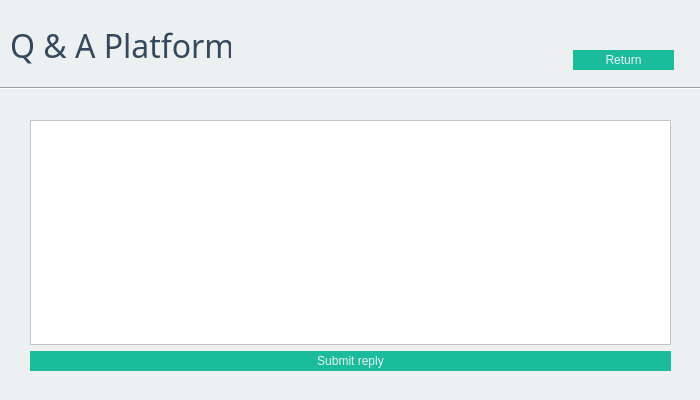
<?xml version="1.0" encoding="UTF-8"?>
<ui version="4.0">
 <class>addReplyPage</class>
 <widget class="QDialog" name="addReplyPage">
  <property name="geometry">
   <rect>
    <x>0</x>
    <y>0</y>
    <width>700</width>
    <height>400</height>
   </rect>
  </property>
  <property name="minimumSize">
   <size>
    <width>700</width>
    <height>400</height>
   </size>
  </property>
  <property name="maximumSize">
   <size>
    <width>700</width>
    <height>400</height>
   </size>
  </property>
  <property name="windowTitle">
   <string>Add new reply - Q &amp; A Platform NCIBI Ali &amp; OUERGHI FIRAS</string>
  </property>
  <property name="windowIcon">
   <iconset>
    <normaloff>../../../Downloads/speech-bubble.png</normaloff>../../../Downloads/speech-bubble.png</iconset>
  </property>
  <property name="styleSheet">
   <string notr="true">QToolTip
{
     border: 1px solid black;
     background-color: #ffa02f;
     padding: 1px;
     border-radius: 3px;
     opacity: 100;
}

QWidget
{
    color:#34495e;
    background-color:#ecf0f1;
}

QWidget:item:hover
{
    background-color: QLinearGradient( x1: 0, y1: 0, x2: 0, y2: 1, stop: 0 #ffa02f, stop: 1 #ca0619);
    color: #000000;
}

QWidget:item:selected
{
    background-color: QLinearGradient( x1: 0, y1: 0, x2: 0, y2: 1, stop: 0 #ffa02f, stop: 1 #d7801a);
}

QMenuBar::item
{
    background: transparent;
}

QMenuBar::item:selected
{
    background: transparent;
    border: 1px solid #ffaa00;
}

QMenuBar::item:pressed
{
    background: #444;
    border: 1px solid #000;
    background-color: QLinearGradient(
        x1:0, y1:0,
        x2:0, y2:1,
        stop:1 #212121,
        stop:0.4 #343434/*,
        stop:0.2 #343434,
        stop:0.1 #ffaa00*/
    );
    margin-bottom:-1px;
    padding-bottom:1px;
}

QMenu
{
    border: 1px solid #000;
}

QMenu::item
{
    padding: 2px 20px 2px 20px;
}

QMenu::item:selected
{
    color: #000000;
}

QWidget:disabled
{
    color: #404040;
    background-color: #323232;
}

QAbstractItemView
{
    background-color: QLinearGradient( x1: 0, y1: 0, x2: 0, y2: 1, stop: 0 #4d4d4d, stop: 0.1 #646464, stop: 1 #5d5d5d);
}

QWidget:focus
{
    /*border: 2px solid QLinearGradient( x1: 0, y1: 0, x2: 0, y2: 1, stop: 0 #ffa02f, stop: 1 #d7801a);*/
}

QLineEdit
{
    background-color: QLinearGradient( x1: 0, y1: 0, x2: 0, y2: 1, stop: 0 #4d4d4d, stop: 0 #646464, stop: 1 #5d5d5d);
    padding: 1px;
    border-style: solid;
    border: 1px solid #1e1e1e;
    border-radius: 5;
}

QPushButton
{
    color: #ecf0f1;
    background-color: #1abc9c;
    border-color: #1e1e1e;
    border-style: solid;
    padding: 3px;
    font-size: 12px;
    padding-left: 5px;
    padding-right: 5px;
}

QPushButton:pressed
{
    background-color: QLinearGradient( x1: 0, y1: 0, x2: 0, y2: 1, stop: 0 #2d2d2d, stop: 0.1 #2b2b2b, stop: 0.5 #292929, stop: 0.9 #282828, stop: 1 #252525);
}

QComboBox
{
    selection-background-color: #ffaa00;
    background-color: QLinearGradient( x1: 0, y1: 0, x2: 0, y2: 1, stop: 0 #565656, stop: 0.1 #525252, stop: 0.5 #4e4e4e, stop: 0.9 #4a4a4a, stop: 1 #464646);
    border-style: solid;
    border: 1px solid #1e1e1e;
    border-radius: 5;
}

QComboBox:hover,QPushButton:hover
{
    border: 2px solid QLinearGradient( x1: 0, y1: 0, x2: 0, y2: 1, stop: 0 #ffa02f, stop: 1 #d7801a);
}


QComboBox:on
{
    padding-top: 3px;
    padding-left: 4px;
    background-color: QLinearGradient( x1: 0, y1: 0, x2: 0, y2: 1, stop: 0 #2d2d2d, stop: 0.1 #2b2b2b, stop: 0.5 #292929, stop: 0.9 #282828, stop: 1 #252525);
    selection-background-color: #ffaa00;
}

QComboBox QAbstractItemView
{
    border: 2px solid darkgray;
    selection-background-color: QLinearGradient( x1: 0, y1: 0, x2: 0, y2: 1, stop: 0 #ffa02f, stop: 1 #d7801a);
}

QComboBox::drop-down
{
     subcontrol-origin: padding;
     subcontrol-position: top right;
     width: 15px;

     border-left-width: 0px;
     border-left-color: darkgray;
     border-left-style: solid; /* just a single line */
     border-top-right-radius: 3px; /* same radius as the QComboBox */
     border-bottom-right-radius: 3px;
 }

QComboBox::down-arrow
{
     image: url(:/down_arrow.png);
}

QGroupBox:focus
{
border: 2px solid QLinearGradient( x1: 0, y1: 0, x2: 0, y2: 1, stop: 0 #ffa02f, stop: 1 #d7801a);
}

QTextEdit:focus
{
    border: 2px solid QLinearGradient( x1: 0, y1: 0, x2: 0, y2: 1, stop: 0 #ffa02f, stop: 1 #d7801a);
}

QScrollBar:horizontal {
     border: 1px solid #222222;
     background: QLinearGradient( x1: 0, y1: 0, x2: 0, y2: 1, stop: 0.0 #121212, stop: 0.2 #282828, stop: 1 #484848);
     height: 7px;
     margin: 0px 16px 0 16px;
}

QScrollBar::handle:horizontal
{
      background: QLinearGradient( x1: 0, y1: 0, x2: 1, y2: 0, stop: 0 #ffa02f, stop: 0.5 #d7801a, stop: 1 #ffa02f);
      min-height: 20px;
      border-radius: 2px;
}

QScrollBar::add-line:horizontal {
      border: 1px solid #1b1b19;
      border-radius: 2px;
      background: QLinearGradient( x1: 0, y1: 0, x2: 1, y2: 0, stop: 0 #ffa02f, stop: 1 #d7801a);
      width: 14px;
      subcontrol-position: right;
      subcontrol-origin: margin;
}

QScrollBar::sub-line:horizontal {
      border: 1px solid #1b1b19;
      border-radius: 2px;
      background: QLinearGradient( x1: 0, y1: 0, x2: 1, y2: 0, stop: 0 #ffa02f, stop: 1 #d7801a);
      width: 14px;
     subcontrol-position: left;
     subcontrol-origin: margin;
}

QScrollBar::right-arrow:horizontal, QScrollBar::left-arrow:horizontal
{
      border: 1px solid black;
      width: 1px;
      height: 1px;
      background: white;
}

QScrollBar::add-page:horizontal, QScrollBar::sub-page:horizontal
{
      background: none;
}

QScrollBar:vertical
{
      background: QLinearGradient( x1: 0, y1: 0, x2: 1, y2: 0, stop: 0.0 #121212, stop: 0.2 #282828, stop: 1 #484848);
      width: 7px;
      margin: 16px 0 16px 0;
      border: 1px solid #222222;
}

QScrollBar::handle:vertical
{
      background: QLinearGradient( x1: 0, y1: 0, x2: 0, y2: 1, stop: 0 #ffa02f, stop: 0.5 #d7801a, stop: 1 #ffa02f);
      min-height: 20px;
      border-radius: 2px;
}

QScrollBar::add-line:vertical
{
      border: 1px solid #1b1b19;
      border-radius: 2px;
      background: QLinearGradient( x1: 0, y1: 0, x2: 0, y2: 1, stop: 0 #ffa02f, stop: 1 #d7801a);
      height: 14px;
      subcontrol-position: bottom;
      subcontrol-origin: margin;
}

QScrollBar::sub-line:vertical
{
      border: 1px solid #1b1b19;
      border-radius: 2px;
      background: QLinearGradient( x1: 0, y1: 0, x2: 0, y2: 1, stop: 0 #d7801a, stop: 1 #ffa02f);
      height: 14px;
      subcontrol-position: top;
      subcontrol-origin: margin;
}

QScrollBar::up-arrow:vertical, QScrollBar::down-arrow:vertical
{
      border: 1px solid black;
      width: 1px;
      height: 1px;
      background: white;
}


QScrollBar::add-page:vertical, QScrollBar::sub-page:vertical
{
      background: none;
}

QTextEdit
{
    background-color: #242424;
}

QPlainTextEdit
{
    background-color: #242424;
}

QHeaderView::section
{
    background-color: QLinearGradient(x1:0, y1:0, x2:0, y2:1, stop:0 #616161, stop: 0.5 #505050, stop: 0.6 #434343, stop:1 #656565);
    color: white;
    padding-left: 4px;
    border: 1px solid #6c6c6c;
}

QCheckBox:disabled
{
color: #414141;
}

QDockWidget::title
{
    text-align: center;
    spacing: 3px; /* spacing between items in the tool bar */
    background-color: QLinearGradient(x1:0, y1:0, x2:0, y2:1, stop:0 #323232, stop: 0.5 #242424, stop:1 #323232);
}

QDockWidget::close-button, QDockWidget::float-button
{
    text-align: center;
    spacing: 1px; /* spacing between items in the tool bar */
    background-color: QLinearGradient(x1:0, y1:0, x2:0, y2:1, stop:0 #323232, stop: 0.5 #242424, stop:1 #323232);
}

QDockWidget::close-button:hover, QDockWidget::float-button:hover
{
    background: #242424;
}

QDockWidget::close-button:pressed, QDockWidget::float-button:pressed
{
    padding: 1px -1px -1px 1px;
}

QMainWindow::separator
{
    background-color: QLinearGradient(x1:0, y1:0, x2:0, y2:1, stop:0 #161616, stop: 0.5 #151515, stop: 0.6 #212121, stop:1 #343434);
    color: white;
    padding-left: 4px;
    border: 1px solid #4c4c4c;
    spacing: 3px; /* spacing between items in the tool bar */
}

QMainWindow::separator:hover
{

    background-color: QLinearGradient(x1:0, y1:0, x2:0, y2:1, stop:0 #d7801a, stop:0.5 #b56c17 stop:1 #ffa02f);
    color: white;
    padding-left: 4px;
    border: 1px solid #6c6c6c;
    spacing: 3px; /* spacing between items in the tool bar */
}

QToolBar::handle
{
     spacing: 3px; /* spacing between items in the tool bar */
     background: url(:/images/handle.png);
}

QMenu::separator
{
    height: 2px;
    background-color: QLinearGradient(x1:0, y1:0, x2:0, y2:1, stop:0 #161616, stop: 0.5 #151515, stop: 0.6 #212121, stop:1 #343434);
    color: white;
    padding-left: 4px;
    margin-left: 10px;
    margin-right: 5px;
}

QProgressBar
{
    border: 2px solid grey;
    border-radius: 5px;
    text-align: center;
}

QProgressBar::chunk
{
    background-color: #d7801a;
    width: 2.15px;
    margin: 0.5px;
}

QTabBar::tab {
    color: white;
    background-color: #00b894;
    padding-left: 10px;
    padding-right: 10px;
    padding-top: 10px;
    padding-bottom: 10px;
    margin-right: -1px;
}

QTabWidget::pane {
    //border: 1px solid #444;
    top: 1px;
}

QTabBar::tab:last
{
    margin-right: 0; /* the last selected tab has nothing to overlap with on the right */
    border-top-right-radius: 3px;
}

QTabBar::tab:first:!selected
{
 margin-left: 0px; /* the last selected tab has nothing to overlap with on the right */


    border-top-left-radius: 3px;
}

QTabBar::tab:!selected
{
    color: #b1b1b1;
    border-bottom-style: solid;
    margin-top: 3px;
    background-color: QLinearGradient(x1:0, y1:0, x2:0, y2:1, stop:1 #212121, stop:.4 #343434);
}

QTabBar::tab:selected
{
    border-top-left-radius: 3px;
    border-top-right-radius: 3px;
    margin-bottom: 0px;
}

QTabBar::tab:!selected:hover
{
    /*border-top: 2px solid #ffaa00;
    padding-bottom: 3px;*/
    border-top-left-radius: 3px;
    border-top-right-radius: 3px;
    background-color: QLinearGradient(x1:0, y1:0, x2:0, y2:1, stop:1 #212121, stop:0.4 #343434, stop:0.2 #343434, stop:0.1 #ffaa00);
}

QRadioButton::indicator:checked, QRadioButton::indicator:unchecked{
    color: #b1b1b1;
    background-color: #323232;
    border: 1px solid #b1b1b1;
    border-radius: 6px;
}

QRadioButton::indicator:checked
{
    background-color: qradialgradient(
        cx: 0.5, cy: 0.5,
        fx: 0.5, fy: 0.5,
        radius: 1.0,
        stop: 0.25 #ffaa00,
        stop: 0.3 #323232
    );
}

QCheckBox::indicator{
    color: #b1b1b1;
    background-color: #323232;
    border: 1px solid #b1b1b1;
    width: 9px;
    height: 9px;
}

QRadioButton::indicator
{
    border-radius: 6px;
}

QRadioButton::indicator:hover, QCheckBox::indicator:hover
{
    border: 1px solid #ffaa00;
}

QCheckBox::indicator:checked
{
    image:url(:/images/checkbox.png);
}

QCheckBox::indicator:disabled, QRadioButton::indicator:disabled
{
    border: 1px solid #444;
}</string>
  </property>
  <widget class="QWidget" name="layoutWidget">
   <property name="geometry">
    <rect>
     <x>573</x>
     <y>40</y>
     <width>101</width>
     <height>41</height>
    </rect>
   </property>
   <layout class="QHBoxLayout" name="horizontalLayout">
    <item>
     <widget class="QPushButton" name="Return">
      <property name="text">
       <string>Return</string>
      </property>
     </widget>
    </item>
   </layout>
  </widget>
  <widget class="Line" name="line">
   <property name="geometry">
    <rect>
     <x>0</x>
     <y>80</y>
     <width>701</width>
     <height>16</height>
    </rect>
   </property>
   <property name="orientation">
    <enum>Qt::Horizontal</enum>
   </property>
  </widget>
  <widget class="QLabel" name="label">
   <property name="geometry">
    <rect>
     <x>10</x>
     <y>20</y>
     <width>221</width>
     <height>51</height>
    </rect>
   </property>
   <property name="font">
    <font>
     <family>Narkisim</family>
     <pointsize>24</pointsize>
    </font>
   </property>
   <property name="text">
    <string>Q &amp; A Platform</string>
   </property>
  </widget>
  <widget class="QWidget" name="layoutWidget">
   <property name="geometry">
    <rect>
     <x>30</x>
     <y>120</y>
     <width>641</width>
     <height>251</height>
    </rect>
   </property>
   <layout class="QVBoxLayout" name="verticalLayout">
    <item>
     <widget class="QTextEdit" name="replyBody">
      <property name="styleSheet">
       <string notr="true">background-color:white;</string>
      </property>
     </widget>
    </item>
    <item>
     <widget class="QPushButton" name="Submit">
      <property name="text">
       <string>Submit reply</string>
      </property>
     </widget>
    </item>
   </layout>
  </widget>
 </widget>
 <resources/>
 <connections/>
</ui>
